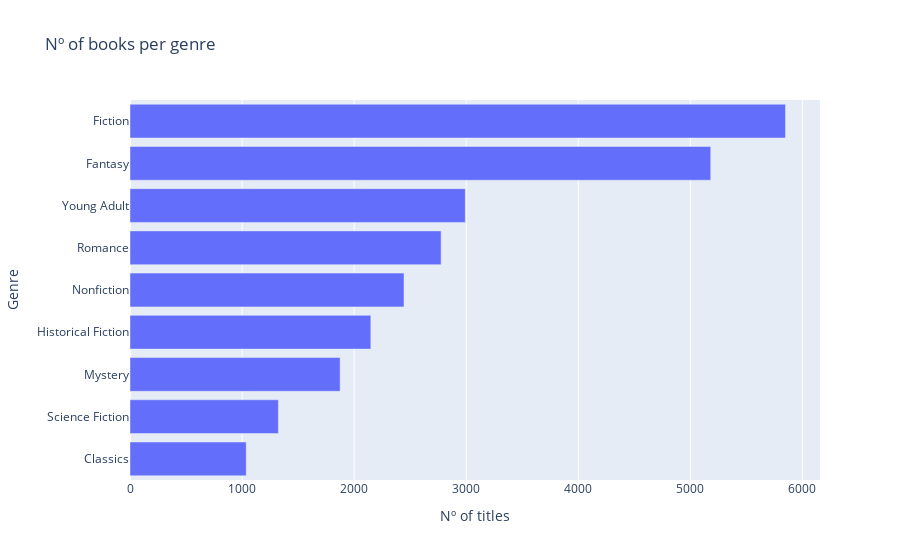

Here is the notebook cell this chart was saved with:
### Code cell
#sns.displot(df_genre, y= df_genre['genres']).set(title='Number of titles for each genre')

fig = px.bar(df_genre2, x=df_genre2.genres.value_counts().values, y = df_genre2.genres.value_counts().index, labels={"x": "Nº of titles","y": "Genre"},title="Nº of books per genre")
fig.update_yaxes(categoryorder = "total ascending")

### Figure 1 — Plotly figure (JSON) as saved in the notebook; plotly's stock layout.template omitted (floating-point values rounded to 4 significant figures)
{"data": [{"alignmentgroup": "True", "hovertemplate": "Nº of titles=%{x}<br>Genre=%{y}<extra></extra>", "legendgroup": "", "marker": {"color": "#636efa", "pattern": {"shape": ""}}, "name": "", "offsetgroup": "", "orientation": "h", "showlegend": false, "textposition": "auto", "type": "bar", "x": [5849, 5182, 2992, 2776, 2445, 2149, 1875, 1324, 1037], "xaxis": "x", "y": ["Fiction", "Fantasy", "Young Adult", "Romance", "Nonfiction", "Historical Fiction", "Mystery", "Science Fiction", "Classics"], "yaxis": "y"}], "layout": {"barmode": "relative", "legend": {"tracegroupgap": 0}, "title": {"text": "Nº of books per genre"}, "xaxis": {"anchor": "y", "domain": [0, 1], "title": {"text": "Nº of titles"}}, "yaxis": {"anchor": "x", "categoryorder": "total ascending", "domain": [0, 1], "title": {"text": "Genre"}}}}
